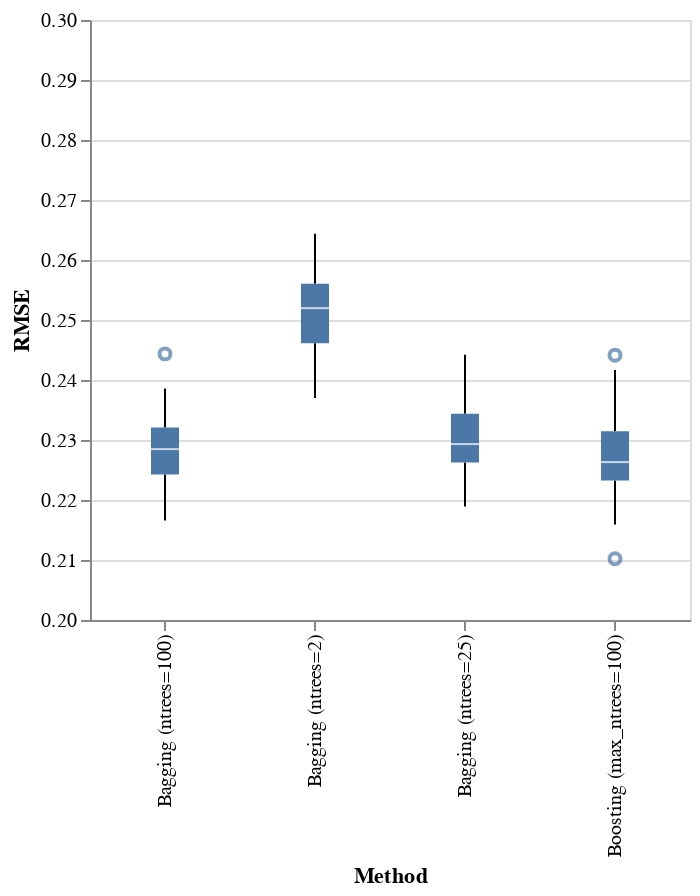

Notebook cell for this chart:
### Code cell
import altair as alt

alt.Chart(results).mark_boxplot().encode(
    alt.Y("RMSE:Q", scale=alt.Scale(domain=[0.2, 0.3])),
    x='Method',
).properties(width=300)

### Figure 1 — Vega-Lite specification as saved in the notebook (floating-point values rounded to 4 significant figures; data arrays with more than 128 entries replaced by an {"elided": "..."} marker saying what was removed)
{"config": {"view": {"continuousWidth": 400, "continuousHeight": 300}}, "data": {"name": "data-35f710ae2b6c44696548e02a4affc654"}, "mark": "boxplot", "encoding": {"x": {"type": "nominal", "field": "Method"}, "y": {"type": "quantitative", "field": "RMSE", "scale": {"domain": [0.2, 0.3]}}}, "width": 300, "$schema": "https://vega.github.io/schema/vega-lite/v4.8.1.json", "datasets": {"data-35f710ae2b6c44696548e02a4affc654": {"elided": "200 records"}}}
